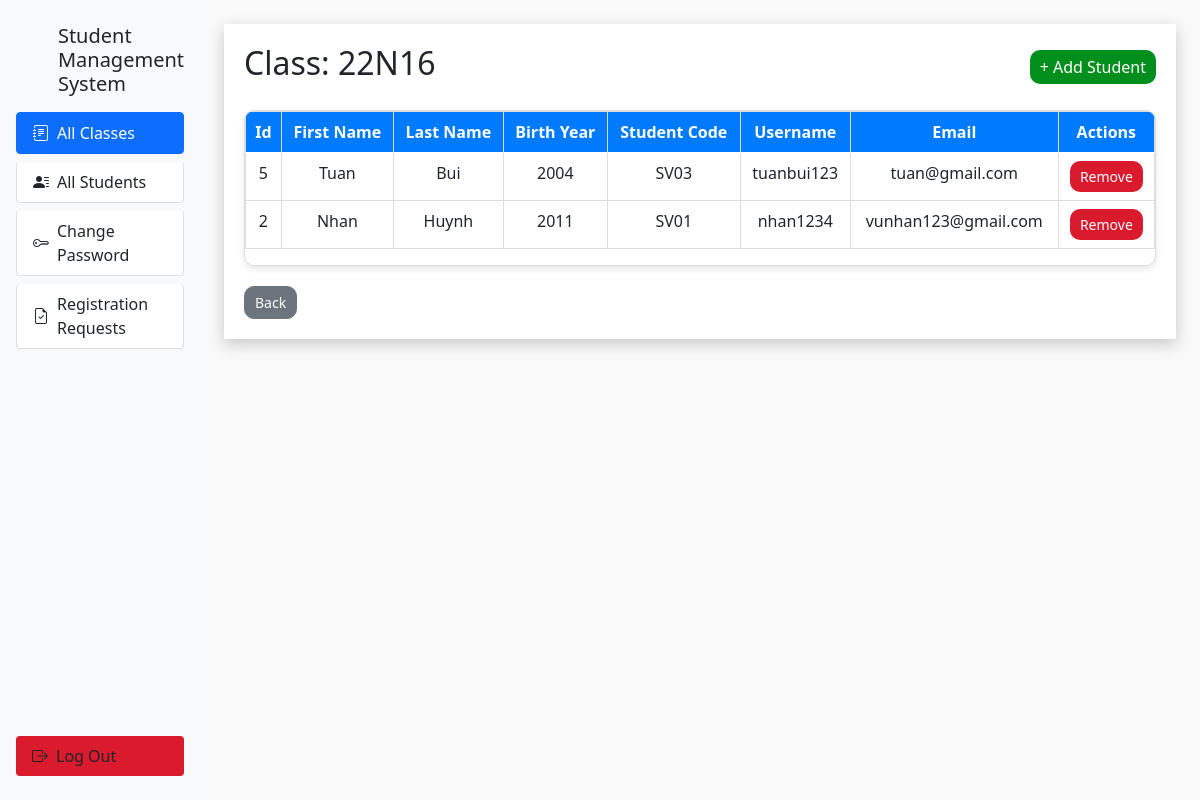
Screenshot of /admin/class?id=2 (signed in) with the database file from the repository.
### main.py (models this page shows)
class Class(db.Model):
    id_class = db.Column(db.Integer, primary_key=True)
    name = db.Column(db.String(255), nullable=False)
    id_subject = db.Column(db.Integer, db.ForeignKey('subject.id_subject'), nullable=True)
    id_user = db.Column(db.Integer, db.ForeignKey('user.id'), nullable=True)

class User(db.Model):
    id = db.Column(db.Integer, primary_key=True)
    fname = db.Column(db.String(255), nullable=False)
    lname = db.Column(db.String(255), nullable=False)
    email = db.Column(db.String(255), nullable=False)
    student_code = db.Column(db.String(50), nullable=True)
    birth_year = db.Column(db.Integer, nullable=True)
    username = db.Column(db.String(255), nullable=False)
    password = db.Column(db.String(255), nullable=False)
    role = db.Column(db.String(50), default='user', nullable=False)  # Thêm cột role
    status = db.Column(db.Integer, default=0, nullable=False)
    id_class = db.Column(db.Integer, db.ForeignKey('class.id_class'), nullable=True)
    def __repr__(self):
        return f'User("{self.id}", "{self.fname}", "{self.lname}", "{self.email}", "{self.username}", "{self.role}", "{self.status}", "{self.student_code}", "{self.birth_year}")'

### main.py (the view)
@app.route('/admin/class/')
def get_all_class():
    if not session.get('user_id') and session.get('role') == 'admin':
        return redirect('/admin')
    classes = Class.query.join(Subject, Class.id_subject == Subject.id_subject).add_column(Subject.name.label("subject_name")).all()
    return render_template("/admin/all-class.html", title="All Class", classes = classes)

### main.py (called while the page is built)
@app.route('/admin/class')
def get_students_in_class():
    if not session.get('user_id') or session.get('role') != 'admin':
        return redirect('/admin')
    id = request.args.get('id', type=int)
    print(id)
    class_info = Class.query.get(id)
    if id is None:
        flash("class_id is required")
        return redirect("/admin/class/")
    students = db.session.query(User).join(Student_Class, User.id == Student_Class.user_id).filter(
        Student_Class.class_id == id,
        Student_Class.status == 1  # Chỉ lấy những sinh viên có status = 1
    ).add_column(Student_Class.id.label("relative_id")).all()
    print(students)
    return render_template("/admin/class's_student.html", class_id=id, class_name=class_info.name, users=students)

### templates/admin/class's_student.html (shortened to what this page needs)
{% extends "admin/layout.html" %}
{% block content %}
<div class="wrapper">
    <div class="content">
        <div class="header">
            <h2>Class: {{ class_name }}</h2>
            <a href="/admin/class/students/add?class_id={{ class_id }}" class="btn btn-primary">+ Add Student</a>
        </div>
        <div class="table-container">
            <div class="table-responsive">
                <table class="table">
                    <thead>
                        <tr>
                            <th>Id</th>
                            <th>First Name</th>
                            <th>Last Name</th>
                            <th>Birth Year</th>
                            <th>Student Code</th>
                            <th>Username</th>
                            <th>Email</th>
                            <th>Actions</th>
                        </tr>
                    </thead>
                    <tbody>
                        {% for user, relative_id in users %}
                        <tr>
                            <td>{{ user.id }}</td>
                            <td>{{ user.fname }}</td>
                            <td>{{ user.lname }}</td>
                            <td>{{ user.birth_year }}</td>
                            <td>{{ user.student_code }}</td>
                            <td>{{ user.username }}</td>
                            <td>{{ user.email }}</td>
                            <td class="text-center">
                                <a href="/admin/students/remove?id={{ relative_id }}&class_id={{ class_id }}">
                                    <button class="btn btn-danger btn-sm">Remove</button>
                                </a>
                            </td>
                        </tr>
                        {% endfor %}
                    </tbody>
                </table>
            </div>
        </div>
        <div class="text-right">
            <a href="javascript:history.back()" class="btn btn-secondary btn-sm">Back</a>
        </div>
    </div>
</div>
{% endblock content %}

### templates/admin/class's_student.html (style rules this page uses)
body { margin: 0; padding: 0; background: #f9f9f9; }
.wrapper { width: 100%; padding: 20px; display: flex; flex-direction: column; background: #ffffff; box-shadow: 0px 5px 15px rgba(0, 0, 0, 0.2); }
.content { width: 100%; display: flex; flex-direction: column; gap: 20px; }
.header { display: flex; justify-content: space-between; align-items: center; }
.table-container { border: 1px solid #ddd; border-radius: 10px; overflow: auto; box-shadow: 0px 3px 6px rgba(0, 0, 0, 0.1); }
table { width: 100%; border-collapse: collapse; }
table thead { background: #007bff; color: white; }
table th, table td { padding: 10px; text-align: center; border: 1px solid #ddd; }
.btn { border-radius: 10px; padding: 5px 10px; }
.btn-primary { background-color: #008e1c; border: none; }
.btn-danger { background-color: #da1a2d; border: none; }

### rows the page displays
Class: name "22N16"
User: id "5", fname "Tuan", lname "Bui", birth_year "2004", student_code "SV03", username "tuanbui123", email "tuan@gmail.com"
User: id "2", fname "Nhan", lname "Huynh", birth_year "2011", student_code "SV01", username "nhan1234", email "vunhan123@gmail.com"
